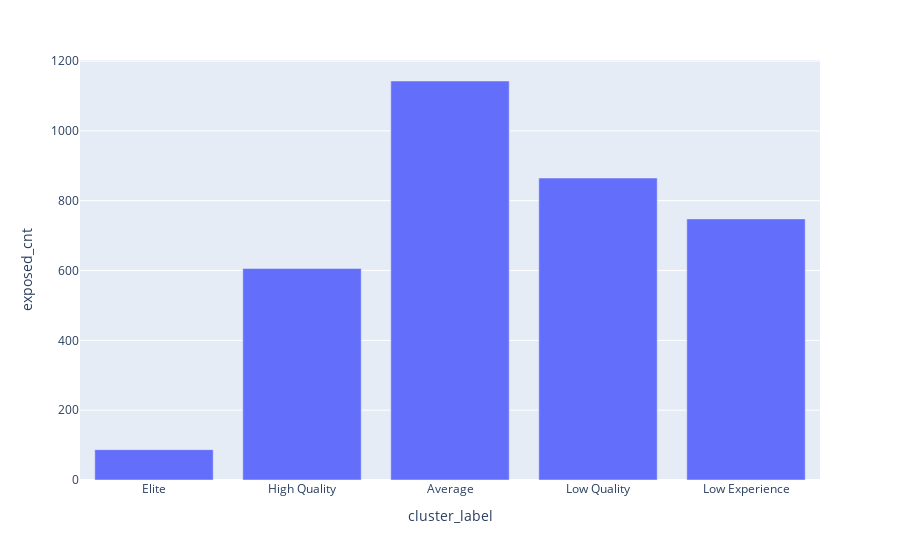

The notebook cell this image was saved under:
### Code cell
fig = px.bar(exp_results_test, x='cluster_label', y='exposed_cnt')
fig.show()

### Figure 1 — Plotly figure (JSON) as saved in the notebook; plotly's stock layout.template omitted (floating-point values rounded to 4 significant figures)
{"data": [{"alignmentgroup": "True", "hovertemplate": "cluster_label=%{x}<br>exposed_cnt=%{y}<extra></extra>", "legendgroup": "", "marker": {"color": "#636efa", "pattern": {"shape": ""}}, "name": "", "offsetgroup": "", "orientation": "v", "showlegend": false, "textposition": "auto", "type": "bar", "x": ["Elite", "High Quality", "Average", "Low Quality", "Low Experience"], "xaxis": "x", "y": [87, 606, 1143, 865, 748], "yaxis": "y"}], "layout": {"barmode": "relative", "legend": {"tracegroupgap": 0}, "margin": {"t": 60}, "xaxis": {"anchor": "y", "domain": [0, 1], "title": {"text": "cluster_label"}}, "yaxis": {"anchor": "x", "domain": [0, 1], "title": {"text": "exposed_cnt"}}}}
